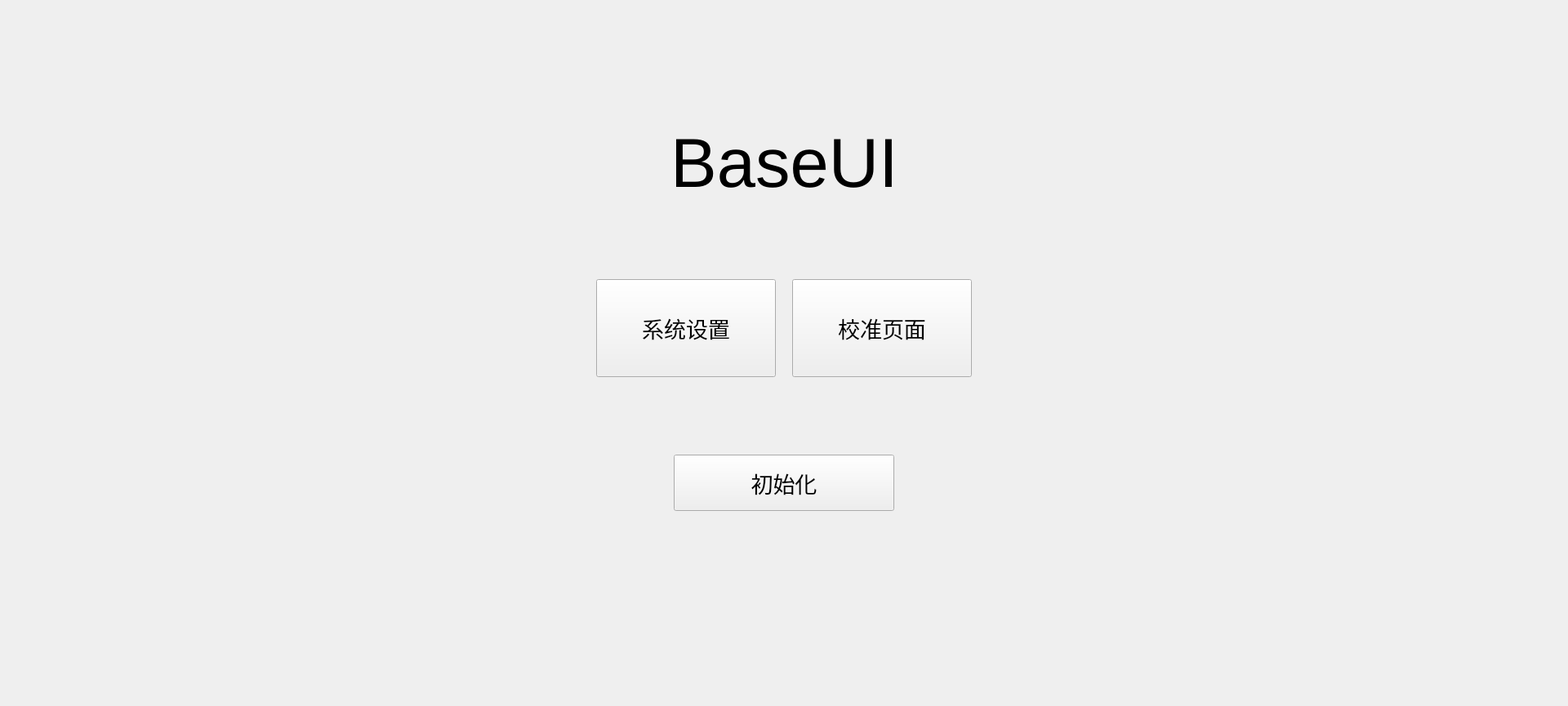
<?xml version="1.0" encoding="utf-8"?>
<ui version="4.0">
  <class>StartPageClass</class>
  <widget class="QWidget" name="StartPageClass">
    <property name="geometry">
      <rect>
        <x>0</x>
        <y>0</y>
        <width>1920</width>
        <height>865</height>
      </rect>
    </property>
    <property name="minimumSize">
      <size>
        <width>1920</width>
        <height>865</height>
      </size>
    </property>
    <property name="maximumSize">
      <size>
        <width>1920</width>
        <height>865</height>
      </size>
    </property>
    <property name="windowTitle">
      <string>Form</string>
    </property>
    <widget class="QStackedWidget" name="stackedWidget">
      <property name="geometry">
        <rect>
          <x>0</x>
          <y>0</y>
          <width>1920</width>
          <height>865</height>
        </rect>
      </property>
      <property name="minimumSize">
        <size>
          <width>1920</width>
          <height>865</height>
        </size>
      </property>
      <property name="maximumSize">
        <size>
          <width>1920</width>
          <height>865</height>
        </size>
      </property>
      <property name="currentIndex">
        <number>0</number>
      </property>
      <widget class="QWidget" name="first_page">
        <layout class="QVBoxLayout" name="verticalLayout_6">
          <item>
            <spacer name="verticalSpacer_5">
              <property name="orientation">
                <enum>Qt::Vertical</enum>
              </property>
              <property name="sizeHint" stdset="0">
                <size>
                  <width>20</width>
                  <height>143</height>
                </size>
              </property>
            </spacer>
          </item>
          <item>
            <layout class="QHBoxLayout" name="horizontalLayout_14">
              <item>
                <spacer name="horizontalSpacer_16">
                  <property name="orientation">
                    <enum>Qt::Horizontal</enum>
                  </property>
                  <property name="sizeHint" stdset="0">
                    <size>
                      <width>40</width>
                      <height>20</height>
                    </size>
                  </property>
                </spacer>
              </item>
              <item>
                <widget class="QLabel" name="label">
                  <property name="font">
                    <font>
                      <pointsize>64</pointsize>
                    </font>
                  </property>
                  <property name="text">
                    <string>BaseUI</string>
                  </property>
                </widget>
              </item>
              <item>
                <spacer name="horizontalSpacer_8">
                  <property name="orientation">
                    <enum>Qt::Horizontal</enum>
                  </property>
                  <property name="sizeHint" stdset="0">
                    <size>
                      <width>40</width>
                      <height>20</height>
                    </size>
                  </property>
                </spacer>
              </item>
            </layout>
          </item>
          <item>
            <spacer name="verticalSpacer_4">
              <property name="orientation">
                <enum>Qt::Vertical</enum>
              </property>
              <property name="sizeHint" stdset="0">
                <size>
                  <width>20</width>
                  <height>40</height>
                </size>
              </property>
            </spacer>
          </item>
          <item>
            <layout class="QHBoxLayout" name="horizontalLayout_24">
              <property name="spacing">
                <number>20</number>
              </property>
              <item>
                <spacer name="horizontalSpacer_15">
                  <property name="orientation">
                    <enum>Qt::Horizontal</enum>
                  </property>
                  <property name="sizeHint" stdset="0">
                    <size>
                      <width>40</width>
                      <height>20</height>
                    </size>
                  </property>
                </spacer>
              </item>
              <item>
                <widget class="PsButton" name="probe_config">
                  <property name="minimumSize">
                    <size>
                      <width>220</width>
                      <height>120</height>
                    </size>
                  </property>
                  <property name="maximumSize">
                    <size>
                      <width>220</width>
                      <height>120</height>
                    </size>
                  </property>
                  <property name="font">
                    <font>
                      <pointsize>20</pointsize>
                    </font>
                  </property>
                  <property name="text">
                    <string>系统设置</string>
                  </property>
                </widget>
              </item>
              <item>
                <widget class="PsButton" name="maintenance_change">
                  <property name="minimumSize">
                    <size>
                      <width>220</width>
                      <height>120</height>
                    </size>
                  </property>
                  <property name="maximumSize">
                    <size>
                      <width>220</width>
                      <height>120</height>
                    </size>
                  </property>
                  <property name="font">
                    <font>
                      <pointsize>20</pointsize>
                    </font>
                  </property>
                  <property name="text">
                    <string>校准页面</string>
                  </property>
                </widget>
              </item>
              <item>
                <spacer name="horizontalSpacer_6">
                  <property name="orientation">
                    <enum>Qt::Horizontal</enum>
                  </property>
                  <property name="sizeHint" stdset="0">
                    <size>
                      <width>40</width>
                      <height>20</height>
                    </size>
                  </property>
                </spacer>
              </item>
            </layout>
          </item>
          <item>
            <spacer name="verticalSpacer_10">
              <property name="orientation">
                <enum>Qt::Vertical</enum>
              </property>
              <property name="sizeHint" stdset="0">
                <size>
                  <width>20</width>
                  <height>40</height>
                </size>
              </property>
            </spacer>
          </item>
          <item>
            <layout class="QHBoxLayout" name="horizontalLayout_13">
              <item>
                <spacer name="horizontalSpacer_17">
                  <property name="orientation">
                    <enum>Qt::Horizontal</enum>
                  </property>
                  <property name="sizeHint" stdset="0">
                    <size>
                      <width>40</width>
                      <height>20</height>
                    </size>
                  </property>
                </spacer>
              </item>
              <item>
                <widget class="PsButton" name="motion_zero">
                  <property name="minimumSize">
                    <size>
                      <width>270</width>
                      <height>69</height>
                    </size>
                  </property>
                  <property name="maximumSize">
                    <size>
                      <width>270</width>
                      <height>69</height>
                    </size>
                  </property>
                  <property name="font">
                    <font>
                      <pointsize>20</pointsize>
                    </font>
                  </property>
                  <property name="text">
                    <string>初始化</string>
                  </property>
                </widget>
              </item>
              <item>
                <spacer name="horizontalSpacer_10">
                  <property name="orientation">
                    <enum>Qt::Horizontal</enum>
                  </property>
                  <property name="sizeHint" stdset="0">
                    <size>
                      <width>40</width>
                      <height>20</height>
                    </size>
                  </property>
                </spacer>
              </item>
            </layout>
          </item>
          <item>
            <spacer name="verticalSpacer_17">
              <property name="orientation">
                <enum>Qt::Vertical</enum>
              </property>
              <property name="sizeHint" stdset="0">
                <size>
                  <width>20</width>
                  <height>40</height>
                </size>
              </property>
            </spacer>
          </item>
          <item>
            <spacer name="verticalSpacer_6">
              <property name="orientation">
                <enum>Qt::Vertical</enum>
              </property>
              <property name="sizeHint" stdset="0">
                <size>
                  <width>20</width>
                  <height>142</height>
                </size>
              </property>
            </spacer>
          </item>
        </layout>
      </widget>
    </widget>
  </widget>
  <customwidgets>
    <customwidget>
      <class>PsButton</class>
      <extends>QPushButton</extends>
      <header>view/components/ps_button/ps_button.h</header>
    </customwidget>
    <customwidget>
      <class>PsLineEdit</class>
      <extends>QLineEdit</extends>
      <header>view/components/ps_line_edit/ps_line_edit.h</header>
    </customwidget>
  </customwidgets>
  <resources>
    <include location="../../../../res/main_res.qrc" />
  </resources>
  <connections />
</ui>
